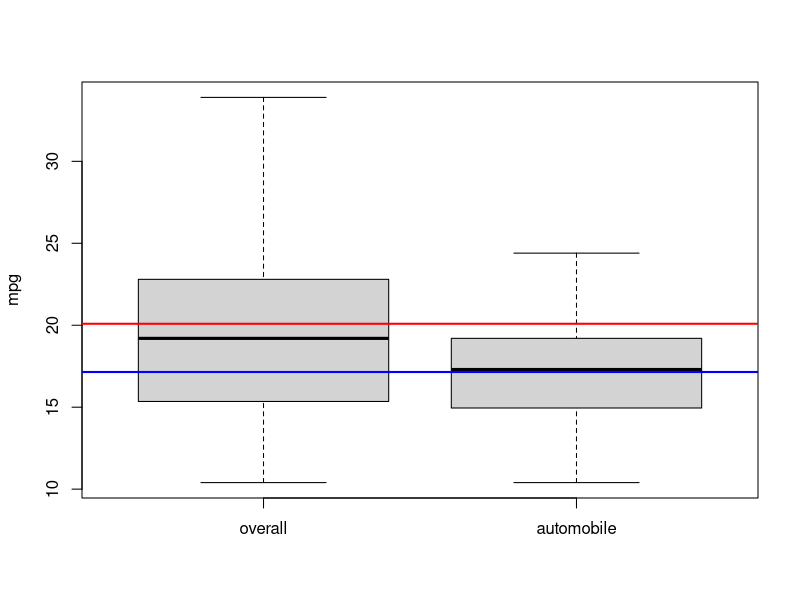

Source code (R):
## ---- chunk 1
data(mtcars)
names(mtcars)
mtcars[,1:3]
cov(mtcars[,1:3])
cor(mtcars[,1:3])

## ---- chunk 2
binom.test(x=92, n=315, p=1/6)

boxplot(mtcars$mpg, mtcars$mpg[mtcars$am==0], ylab = "mpg", names=c("overall","automobile"))
abline(h=mean(mtcars$mpg),lwd=2, col="red")
abline(h=mean(mtcars$mpg[mtcars$am==0]),lwd=2, col="blue")



mpg.mu = mean(mtcars$mpg)
mpg_am = mtcars$mpg[mtcars$am == 0]
t.test(mpg_am,mu = mpg.mu)

